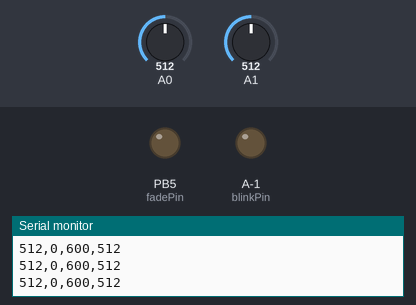
This sketch was run on a simulated ATtiny85, built for the host (arithmetic inside an expression is 32-bit, double 64-bit). On the bench: output pins drawn as LEDs (lit = HIGH), the last lines printed to the serial monitor. The inputs (shaded band) are chosen by the test bench; at power-on: A0 = 512, A1 = 512. Storage starts empty; EEPROM starts erased.

Above: at 1.2 s.
1.3 s: A0 set to 547
At 2.5 s:
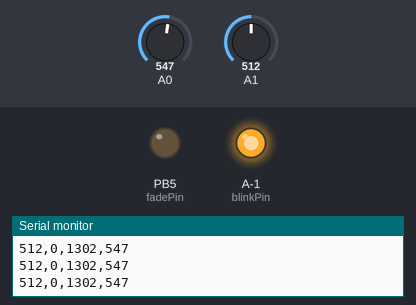
2.8 s: A0 set to 520
At 3.5 s:
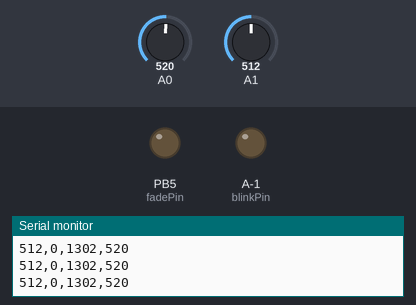
4.3 s: A0 set to 540
At 5.9 s:
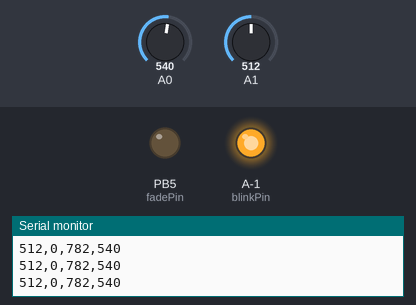
Timing chart, 0 to 7.4 s (numbered marks = the images above; inputs shaded):
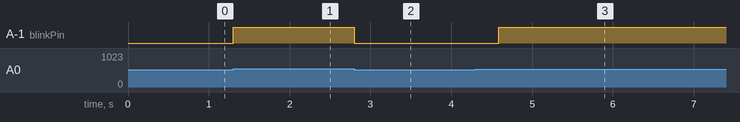

The sketch:

PulseSensorAmped_Arduino_1.5.0.ino
```cpp
/*
心率+GSR测量套装程序->SD卡保存
 The circuit:
 * analog sensors on analog ins 0, 1, and 2
 * SD card attached to SPI bus as follows:
 ** MOSI - pin 11
 ** MISO - pin 12
 ** CLK - pin 13
 ** CS - pin 4 (for MKRZero SD: SDCARD_SS_PIN)
 ***使用Grove SD Card Shield

 */
/*  Pulse Sensor Amped 1.5    by Joel Murphy and Yury Gitman   http://www.pulsesensor.com

----------------------  Notes ----------------------  ----------------------
This code:
1) Blinks an LED to User's Live Heartbeat   PIN 13
2) Fades an LED to User's Live HeartBeat    PIN 5
3) Determines BPM
4) Prints All of the Above to Serial

Read Me:
https://github.com/WorldFamousElectronics/PulseSensor_Amped_Arduino/blob/master/README.md
 ----------------------       ----------------------  ----------------------
*/

#define PROCESSING_VISUALIZER 1
#define SERIAL_PLOTTER  2
#include <SPI.h>
#include <SD.h>
#include <EEPROM.h> //調用EEPROM庫
#include <Wire.h>
int addr = 0;
byte ex_times;
const int chipSelect = 4;

//  Variables
int pulsePin = 0;                 // Pulse Sensor purple wire connected to analog pin 0
int blinkPin = 13;                // pin to blink led at each beat
int fadePin = 5;                  // pin to do fancy classy fading blink at each beat
int fadeRate = 0;                 // used to fade LED on with PWM on fadePin
const int GSR=1;
int GSR_Value;

// Volatile Variables, used in the interrupt service routine!
volatile int BPM;                   // int that holds raw Analog in 0. updated every 2mS
volatile int Signal;                // holds the incoming raw data
volatile int IBI = 600;             // int that holds the time interval between beats! Must be seeded!
volatile boolean Pulse = false;     // "True" when User's live heartbeat is detected. "False" when not a "live beat".
volatile boolean QS = false;        // becomes true when Arduoino finds a beat.

// SET THE SERIAL OUTPUT TYPE TO YOUR NEEDS
// PROCESSING_VISUALIZER works with Pulse Sensor Processing Visualizer
//      https://github.com/WorldFamousElectronics/PulseSensor_Amped_Processing_Visualizer
// SERIAL_PLOTTER outputs sensor data for viewing with the Arduino Serial Plotter
//      run the Serial Plotter at 115200 baud: Tools/Serial Plotter or Command+L
static int outputType = SERIAL_PLOTTER;
//static int outputType = PROCESSING_VISUALIZER;

void setup(){
  pinMode(blinkPin,OUTPUT);         // pin that will blink to your heartbeat!
  pinMode(fadePin,OUTPUT);          // pin that will fade to your heartbeat!
  Serial.begin(115200);             // we agree to talk fast!
  interruptSetup();                 // sets up to read Pulse Sensor signal every 2mS
   // IF YOU ARE POWERING The Pulse Sensor AT VOLTAGE LESS THAN THE BOARD VOLTAGE,
   // UN-COMMENT THE NEXT LINE AND APPLY THAT VOLTAGE TO THE A-REF PIN
//   analogReference(EXTERNAL);
  Serial.print("Initializing SD card...");

  // see if the card is present and can be initialized:
  if (!SD.begin(chipSelect)) {
    Serial.println("Card failed, or not present");
    // don't do anything more:
    return;
  }
  Serial.println("card initialized.");
  ex_times = EEPROM.read(addr);
  ex_times += 1;
  if ( ex_times==255 ){
    ex_times=0;
  }
  EEPROM.write(addr, ex_times);//次数写入内存

}


//  Where the Magic Happens
void loop(){

    serialOutput() ;

  if (QS == true){     // A Heartbeat Was Found
                       // BPM and IBI have been Determined
                       // Quantified Self "QS" true when arduino finds a heartbeat
        fadeRate = 255;         // Makes the LED Fade Effect Happen
                                // Set 'fadeRate' Variable to 255 to fade LED with pulse
        serialOutputWhenBeatHappens();   // A Beat Happened, Output that to serial.
        QS = false;                      // reset the Quantified Self flag for next time
  }

  ledFadeToBeat();                      // Makes the LED Fade Effect Happen
  delay(20);                             //  take a break

}


void ledFadeToBeat(){
    fadeRate -= 15;                         //  set LED fade value
    fadeRate = constrain(fadeRate,0,255);   //  keep LED fade value from going into negative numbers!
    analogWrite(fadePin,fadeRate);          //  fade LED
  }
```

AllSerialHandling.ino
```cpp
//////////
/////////  All Serial Handling Code,
/////////  It's Changeable with the 'outputType' variable
/////////  It's declared at start of code.
/////////

void serialOutput(){   // Decide How To Output Serial.
  switch(outputType){
    case PROCESSING_VISUALIZER:
      sendDataToSerial('S', Signal);     // goes to sendDataToSerial function
      break;
    case SERIAL_PLOTTER:  // open the Arduino Serial Plotter to visualize these data
      GSR_Value=analogRead(GSR);
      Serial.print(GSR_Value);
      Serial.print(",");
      Serial.print(BPM);
      Serial.print(",");
      Serial.print(IBI);
      Serial.print(",");
      Serial.println(Signal);
      writeDataToSDCard("S",Signal);

      writeDataToSDCard("GSR",GSR_Value);
      break;
    default:
      break;
  }

}

//  Decides How To OutPut BPM and IBI Data
void serialOutputWhenBeatHappens(){
  switch(outputType){
    case PROCESSING_VISUALIZER:    // find it here https://github.com/WorldFamousElectronics/PulseSensor_Amped_Processing_Visualizer
      sendDataToSerial('B',BPM);   // send heart rate with a 'B' prefix
      sendDataToSerial('Q',IBI);   // send time between beats with a 'Q' prefix
      //writeDataToSDCard("BPM",BPM);
      //writeDataToSDCard("IBI",IBI);


      break;

    default:
      Serial.print("-------beat!------");
      writeDataToSDCard("BPM",BPM);
      writeDataToSDCard("IBI",IBI);
      break;
  }
}

//  Sends Data to Pulse Sensor Processing App, Native Mac App, or Third-party Serial Readers.
void sendDataToSerial(char symbol, int data ){
    Serial.print(symbol);
    Serial.println(data);
  }

void writeDataToSDCard(String type,int data){
      //写入SD卡
  float TimeFS=millis();
  TimeFS=TimeFS/1000;
  type =String(ex_times,DEC)+"_"+type+".csv";
  File dataFile = SD.open(type, FILE_WRITE);
  if (dataFile) {
    String dataString="";
    dataString += TimeFS;
    dataString += ",";
    dataString += data;
    dataFile.println(dataString);
    dataFile.close();
    // print to the serial port too:
    //Serial.println(dataString);
   }
  // if the file isn't open, pop up an error:
  else {
    Serial.println("error opening "+type);
   }
  //SD卡写入结束
  }
```

Interrupt.ino
```cpp
volatile int rate[10];                    // array to hold last ten IBI values
volatile unsigned long sampleCounter = 0;          // used to determine pulse timing
volatile unsigned long lastBeatTime = 0;           // used to find IBI
volatile int P =512;                      // used to find peak in pulse wave, seeded
volatile int T = 512;                     // used to find trough in pulse wave, seeded
volatile int thresh = 530;                // used to find instant moment of heart beat, seeded
volatile int amp = 0;                   // used to hold amplitude of pulse waveform, seeded
volatile boolean firstBeat = true;        // used to seed rate array so we startup with reasonable BPM
volatile boolean secondBeat = false;      // used to seed rate array so we startup with reasonable BPM


void interruptSetup(){  // CHECK OUT THE Timer_Interrupt_Notes TAB FOR MORE ON INTERRUPTS
  // Initializes Timer2 to throw an interrupt every 2mS.
  TCCR2A = 0x02;     // DISABLE PWM ON DIGITAL PINS 3 AND 11, AND GO INTO CTC MODE
  TCCR2B = 0x06;     // DON'T FORCE COMPARE, 256 PRESCALER
  OCR2A = 0X7C;      // SET THE TOP OF THE COUNT TO 124 FOR 500Hz SAMPLE RATE
  TIMSK2 = 0x02;     // ENABLE INTERRUPT ON MATCH BETWEEN TIMER2 AND OCR2A
  sei();             // MAKE SURE GLOBAL INTERRUPTS ARE ENABLED
}


// THIS IS THE TIMER 2 INTERRUPT SERVICE ROUTINE.
// Timer 2 makes sure that we take a reading every 2 miliseconds
ISR(TIMER2_COMPA_vect){                         // triggered when Timer2 counts to 124
  cli();                                      // disable interrupts while we do this
  Signal = analogRead(pulsePin);              // read the Pulse Sensor
  sampleCounter += 2;                         // keep track of the time in mS with this variable
  int N = sampleCounter - lastBeatTime;       // monitor the time since the last beat to avoid noise

    //  find the peak and trough of the pulse wave
  if(Signal < thresh && N > (IBI/5)*3){       // avoid dichrotic noise by waiting 3/5 of last IBI
    if (Signal < T){                        // T is the trough
      T = Signal;                         // keep track of lowest point in pulse wave
    }
  }

  if(Signal > thresh && Signal > P){          // thresh condition helps avoid noise
    P = Signal;                             // P is the peak
  }                                        // keep track of highest point in pulse wave

  //  NOW IT'S TIME TO LOOK FOR THE HEART BEAT
  // signal surges up in value every time there is a pulse
  if (N > 250){                                   // avoid high frequency noise
    if ( (Signal > thresh) && (Pulse == false) && (N > (IBI/5)*3) ){
      Pulse = true;                               // set the Pulse flag when we think there is a pulse
      digitalWrite(blinkPin,HIGH);                // turn on pin 13 LED
      IBI = sampleCounter - lastBeatTime;         // measure time between beats in mS
      lastBeatTime = sampleCounter;               // keep track of time for next pulse

      if(secondBeat){                        // if this is the second beat, if secondBeat == TRUE
        secondBeat = false;                  // clear secondBeat flag
        for(int i=0; i<=9; i++){             // seed the running total to get a realisitic BPM at startup
          rate[i] = IBI;
        }
      }

      if(firstBeat){                         // if it's the first time we found a beat, if firstBeat == TRUE
        firstBeat = false;                   // clear firstBeat flag
        secondBeat = true;                   // set the second beat flag
        sei();                               // enable interrupts again
        return;                              // IBI value is unreliable so discard it
      }


      // keep a running total of the last 10 IBI values
      word runningTotal = 0;                  // clear the runningTotal variable

      for(int i=0; i<=8; i++){                // shift data in the rate array
        rate[i] = rate[i+1];                  // and drop the oldest IBI value
        runningTotal += rate[i];              // add up the 9 oldest IBI values
      }

      rate[9] = IBI;                          // add the latest IBI to the rate array
      runningTotal += rate[9];                // add the latest IBI to runningTotal
      runningTotal /= 10;                     // average the last 10 IBI values
      BPM = 60000/runningTotal;               // how many beats can fit into a minute? that's BPM!
      QS = true;                              // set Quantified Self flag
      // QS FLAG IS NOT CLEARED INSIDE THIS ISR
    }
  }

  if (Signal < thresh && Pulse == true){   // when the values are going down, the beat is over
    digitalWrite(blinkPin,LOW);            // turn off pin 13 LED
    Pulse = false;                         // reset the Pulse flag so we can do it again
    amp = P - T;                           // get amplitude of the pulse wave
    thresh = amp/2 + T;                    // set thresh at 50% of the amplitude
    P = thresh;                            // reset these for next time
    T = thresh;
  }

  if (N > 2500){                           // if 2.5 seconds go by without a beat
    thresh = 530;                          // set thresh default
    P = 512;                               // set P default
    T = 512;                               // set T default
    lastBeatTime = sampleCounter;          // bring the lastBeatTime up to date
    firstBeat = true;                      // set these to avoid noise
    secondBeat = false;                    // when we get the heartbeat back
  }

  sei();                                   // enable interrupts when youre done!
}// end isr
```

Source omitted: Timer_Interrupt_Notes.ino (12406 bytes)

Measured:
- the behaviour switches between 530 and 531 on A0 (found by bisection; images 0 and 1)
- after the input at 1.3 s, A-1 (blinkPin): LOW → HIGH at once
- after the input at 2.8 s, A-1 (blinkPin): HIGH → LOW at once
- after the input at 4.3 s, A-1 (blinkPin): LOW → HIGH after 0.29 s
